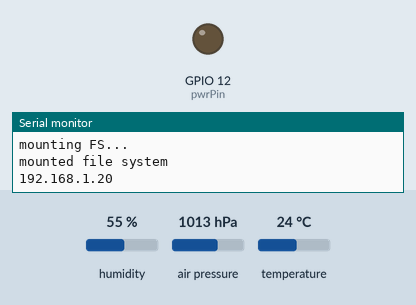
The sketch below on a simulated ESP8266 (NodeMCU). Parts: output pins drawn as LEDs (lit = HIGH), the last lines printed to the serial monitor. The test bench sets the inputs (shaded band); at power-on: humidity 55 %, air pressure 1013 hPa, temperature 24 °C. WiFi joins after 1.5 s; servers stay silent unless stated; uploads are accepted with an empty reply; storage starts empty. At 6.6 s the program puts the board to deep sleep or switches it off; the recording ends there.

Above: at 0.1 s.
At 1.6 s:
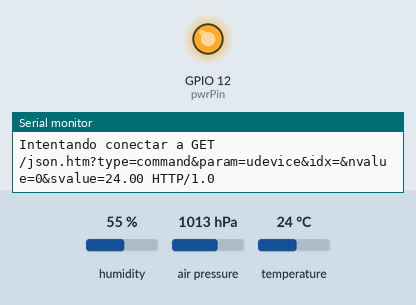
Timing chart, 0 to 3.1 s (numbered marks = the images above):
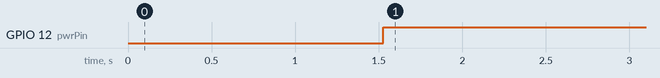

Measured:
- by itself, GPIO 12 (pwrPin): LOW → HIGH at 1.5 s

The sketch:

Domoticz_BME280_ESP8266.ino
```cpp
#include <FS.h>
#include <Wire.h>
#include <SPI.h>
#include <Adafruit_Sensor.h>
#include <Adafruit_BME280.h>
#include <WiFiUdp.h>
#include <ESP8266WiFi.h>          //https://github.com/esp8266/Arduino
#include <DNSServer.h>
#include <ESP8266WebServer.h>
#include <WiFiManager.h>          //https://github.com/tzapu/WiFiManager
#include <ArduinoJson.h>

#define BME_SCK 13
#define BME_MISO 12
#define BME_MOSI 11
#define BME_CS 10
#define SEALEVELPRESSURE_HPA (1013.25)
#define SLEEP_TIME 300 //Tiempo en segundos para dormir
ADC_MODE(ADC_VCC);
unsigned int localPort = 2390;      // local port to listen on
char packetBuffer[255]; //buffer to hold incoming packet
char  ReplyBuffer[] = "acknowledged";       // a string to send back

Adafruit_BME280 bme; // I2C

WiFiUDP Udp;
DNSServer dnsServer;
const byte DNS_PORT = 53;
//define your default values here, if there are different values in config.json, they are overwritten.
//length should be max size + 1
char domoticz_server[40];
char domoticz_port[6] = "8080";
//BME280 tiene 3 sensores creamos los tres más el nivel de bateria
char domoticz_id_temp[4] = "";
char domoticz_id_hr[4] = "";
char domoticz_id_pa[4] = "";
char domoticz_id_bat[4] = "";
//default custom static IP
char static_ip[16] = "192.168.1.20";
char static_gw[16] = "192.168.1.20";
char static_sn[16] = "255.255.255.0";
int port = 8080;
int pwrPin = 12;
//flag for saving data
bool shouldSaveConfig = false;
WiFiClient client;
//callback notifying us of the need to save config
void saveConfigCallback () {
  Serial.println("Should save config");
  shouldSaveConfig = true;
}

void setup() {
  // put your setup code here, to run once:
  pinMode(pwrPin, OUTPUT);
  pinMode(0, INPUT);
  Serial.begin(115200);
  Serial.println();
  Wire.begin(5, 4);
  bool status;
  // default settings
  status = bme.begin(0x76);
  if (!status) {
    Serial.println("Could not find a valid BME280 sensor, check wiring!");
    while (1);
  }
  //clean FS, for testing
  //SPIFFS.format();

  //read configuration from FS json
  Serial.println("mounting FS...");

  if (SPIFFS.begin()) {
    Serial.println("mounted file system");
    if (SPIFFS.exists("/config.json")) {
      //file exists, reading and loading
      Serial.println("reading config file");
      File configFile = SPIFFS.open("/config.json", "r");
      if (configFile) {
        Serial.println("opened config file");
        size_t size = configFile.size();
        // Allocate a buffer to store contents of the file.
        std::unique_ptr<char[]> buf(new char[size]);

        configFile.readBytes(buf.get(), size);
        DynamicJsonBuffer jsonBuffer;
        JsonObject& json = jsonBuffer.parseObject(buf.get());
        json.printTo(Serial);
        if (json.success()) {
          Serial.println("\nparsed json");

          strcpy(domoticz_server, json["domoticz_server"]);
          strcpy(domoticz_port, json["domoticz_port"]);
          strcpy(domoticz_id_temp, json["domoticz_id_temp"]);
          strcpy(domoticz_id_hr, json["domoticz_id_hr"]);
          strcpy(domoticz_id_pa, json["domoticz_id_pa"]);
          strcpy(domoticz_id_bat, json["domoticz_id_bat"]);
          if (json["ip"]) {
            Serial.println("setting custom ip from config");
            strcpy(static_ip, json["ip"]);
            strcpy(static_gw, json["gateway"]);
            strcpy(static_sn, json["subnet"]);
            Serial.println(static_ip);
            /*            Serial.println("converting ip");
                        IPAddress ip = ipFromCharArray(static_ip);
                        Serial.println(ip);*/
          } else {
            Serial.println("no custom ip in config");
          }
        } else {
          Serial.println("failed to load json config");
        }
      }
    }
  } else {
    Serial.println("failed to mount FS");
  }
  //end read
  Serial.println(static_ip);
  Serial.println(domoticz_server);
  //Serial.println(domoticz_id);
  // The extra parameters to be configured (can be either global or just in the setup)
  // After connecting, parameter.getValue() will get you the configured value
  // id/name placeholder/prompt default length
  WiFiManagerParameter custom_domoticz_server("server", "Servidor Domoticz", domoticz_server, 40);
  WiFiManagerParameter custom_domoticz_port("port", "Puerto Domoticz", domoticz_port, 5);
  WiFiManagerParameter custom_domoticz_id_temp("id", "Id Temperatura", domoticz_id_temp, 4);
  WiFiManagerParameter custom_domoticz_id_hr("id1", "Id humedad relativa", domoticz_id_hr, 4);
  WiFiManagerParameter custom_domoticz_id_pa("id2", "Id barometro", domoticz_id_pa, 4);
  WiFiManagerParameter custom_domoticz_id_bat("id3", "Id voltaje bat", domoticz_id_bat, 4);
  WiFiManager wifiManager;
  //set config save notify callback
  wifiManager.setSaveConfigCallback(saveConfigCallback);
  //set static ip
  IPAddress _ip, _gw, _sn;
  _ip.fromString(static_ip);
  _gw.fromString(static_gw);
  _sn.fromString(static_sn);
  wifiManager.setSTAStaticIPConfig(_ip, _gw, _sn);
  //add all your parameters here
  wifiManager.addParameter(&custom_domoticz_server);
  wifiManager.addParameter(&custom_domoticz_port);
  wifiManager.addParameter(&custom_domoticz_id_temp);
  wifiManager.addParameter(&custom_domoticz_id_hr);
  wifiManager.addParameter(&custom_domoticz_id_pa);
  wifiManager.addParameter(&custom_domoticz_id_bat);
  wifiManager.setMinimumSignalQuality();
  wifiManager.setTimeout(120);
  if (!wifiManager.autoConnect("Sensor280")) {
    Serial.println("failed to connect and hit timeout");
    delay(3000);
    ESP.reset();
    delay(5000);
  }

  //if you get here you have connected to the WiFi
  Serial.println("connected...yeey :)");
  dnsServer.start(DNS_PORT, WiFi.hostname(), WiFi.localIP());

  //read updated parameters
  strcpy(domoticz_server, custom_domoticz_server.getValue());
  strcpy(domoticz_port, custom_domoticz_port.getValue());
  strcpy(domoticz_id_temp, custom_domoticz_id_temp.getValue());
  strcpy(domoticz_id_hr, custom_domoticz_id_hr.getValue());
  strcpy(domoticz_id_pa, custom_domoticz_id_pa.getValue());
  strcpy(domoticz_id_bat, custom_domoticz_id_bat.getValue());
  //save the custom parameters to FS
  if (shouldSaveConfig) {
    Serial.println("saving config");
    DynamicJsonBuffer jsonBuffer;
    JsonObject& json = jsonBuffer.createObject();
    json["domoticz_server"] = domoticz_server;
    json["domoticz_port"] = domoticz_port;
    json["domoticz_id_temp"] = domoticz_id_temp;
    json["domoticz_id_hr"] = domoticz_id_hr;
    json["domoticz_id_pa"] = domoticz_id_pa;
    json["domoticz_id_bat"] = domoticz_id_bat;
    json["ip"] = WiFi.localIP().toString();
    json["gateway"] = WiFi.gatewayIP().toString();
    json["subnet"] = WiFi.subnetMask().toString();

    File configFile = SPIFFS.open("/config.json", "w");
    if (!configFile) {
      Serial.println("failed to open config file for writing");
    }

    json.prettyPrintTo(Serial);
    json.printTo(configFile);
    configFile.close();
    ESP.reset();
    //end save
  }

  Serial.println("local ip");
  Serial.println(WiFi.localIP());
  Serial.println(WiFi.gatewayIP());
  Serial.println(WiFi.subnetMask());
  Serial.println(WiFi.hostname());
  Udp.begin(localPort);
  bme.setSampling(Adafruit_BME280::MODE_FORCED,
                  Adafruit_BME280::SAMPLING_X1, // temperature
                  Adafruit_BME280::SAMPLING_X1, // pressure
                  Adafruit_BME280::SAMPLING_X1, // humidity
                  Adafruit_BME280::FILTER_OFF   );

}

void loop() {
  //---------------------------------------------------------------------------------------------------------------------------------
  //---------------------------------------------------------------------------------------------------------------------------------
  if ( digitalRead(0) == LOW ) {
    //WiFiManager
    //Local intialization. Once its business is done, there is no need to keep it around
    WiFiManager wifiManager;

    //reset settings - for testing
    Serial.println("Reseteando a valores de fabrica");
    wifiManager.resetSettings();
    delay(1000);
    ESP.reset();
  }/*
    //sets timeout until configuration portal gets turned off
    //useful to make it all retry or go to sleep
    //in seconds
    //wifiManager.setTimeout(120);

    //it starts an access point with the specified name
    //here  "AutoConnectAP"
    //and goes into a blocking loop awaiting configuration

    //WITHOUT THIS THE AP DOES NOT SEEM TO WORK PROPERLY WITH SDK 1.5 , update to at least 1.5.1
    //WiFi.mode(WIFI_STA);

    if (!wifiManager.startConfigPortal("OnDemandAP")) {
      Serial.println("failed to connect and hit timeout");
      delay(3000);
      //reset and try again, or maybe put it to deep sleep
      ESP.reset();
      delay(5000);
    }

    //if you get here you have connected to the WiFi
    Serial.println("connected...yeey :)");
  }*/
  //---------------------------------------------------------------------------------------------------------------------------------
  digitalWrite(pwrPin, HIGH);
  bme.takeForcedMeasurement();
  dnsServer.processNextRequest();
  Serial.print("Intentando conectar a ");
  Serial.print (domoticz_server);
  //Serial.println (int(domoticz_port));
  if (client.connect(domoticz_server, 8080) ) {
    long rssi = WiFi.RSSI();
    String json1 = "GET /json.htm?type=command&param=udevice&idx=";
    json1 += String(domoticz_id_temp);
    json1 += "&nvalue=0&svalue=";
    json1 += String(bme.readTemperature());
    json1 += " HTTP/1.0";
    client.println(json1);
    client.println();
    Serial.println (json1);
    while (client.available()) {
      String line = client.readStringUntil('\r');
      Serial.print(line);
    }
    client.stop();
  }
  if (client.connect(domoticz_server, 8080) ) {
    String json1 = "GET /json.htm?type=command&param=udevice&idx=";
    json1 += String(domoticz_id_hr);
    json1 += "&nvalue=";
    json1 += String(bme.readHumidity());
    json1 += ";&svalue=0";
    json1 += " HTTP/1.0";
    client.println(json1);
    client.println();
    Serial.println (json1);
    while (client.available()) {
      String line = client.readStringUntil('\r');
      Serial.print(line);
    }
    client.stop();}
    if (client.connect(domoticz_server, 8080) ) {
    String json1 = "GET /json.htm?type=command&param=udevice&idx=";
    json1 += String(domoticz_id_pa);
    json1 += "&nvalue=0&svalue=";
    json1 += String(bme.readPressure() / 100.0F);
    json1 += ";0";
    json1 += " HTTP/1.0";
    client.println(json1);
    client.println();
    Serial.println (json1);
    while (client.available()) {
      String line = client.readStringUntil('\r');
      Serial.print(line);
    }
    client.stop();
  }
  IPAddress BcastIP = WiFi.localIP();
  BcastIP[3] = 255;
  Udp.beginPacket(BcastIP, 2391);
  Udp.write("Bme 280 Domoticz Bateria+control avanzado del sensor.");
  Udp.endPacket();
  uint32_t getVcc = ESP.getVcc();
  if (client.connect(domoticz_server, 8080) ) {
    String url = "/json.htm?type=command&param=udevice&idx=";
    url+= String(domoticz_id_bat);
    url += "&nvalue=0&svalue=";
    url += (getVcc / 1000.000F);
    Serial.println(url);
    client.println(String("GET ") + url + " HTTP/1.0");
    client.println();
    while (client.available()) {
      String line = client.readStringUntil('\r');
      Serial.print(line);

    } client.stop();
  }
  // put your main code here, to run repeatedly:
  ESP.deepSleep(SLEEP_TIME * 1000000, WAKE_RF_DEFAULT);
  delay(2000);


}
```
